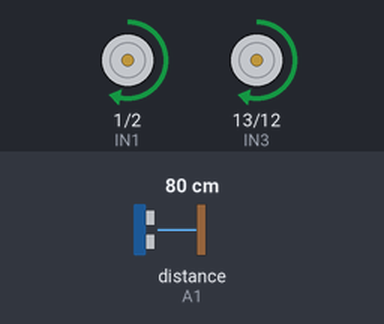
Simulated run of this sketch. Board: Arduino Uno, built with avr-gcc and run on an emulated ATmega328P. On the bench: motor-driver pin pairs drawn as motors (green arrow = first pin HIGH = forward, orange = second pin HIGH = backward, longer = more drive, scaled by the enable pin). Wiring (inferred from the names in the program): ultrasonic range finder: trigger A2; echo A1. Inputs (shaded band) come from the test bench; at power-on: distance to the obstacle (sensor on A1) 80 cm. The echo pulse lasts 58.3 µs per cm.

Above: at 1.2 s.
1.3 s: distance to the obstacle (sensor on A1) set to 23 cm
2.8 s: distance to the obstacle (sensor on A1) set to 19 cm
At 4.0 s:
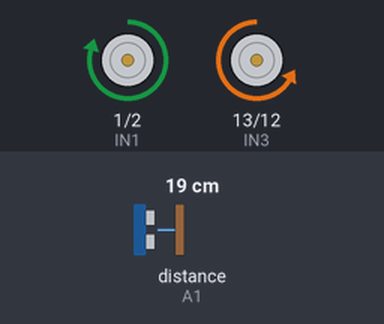
4.3 s: distance to the obstacle (sensor on A1) set to 35 cm
At 5.3 s:
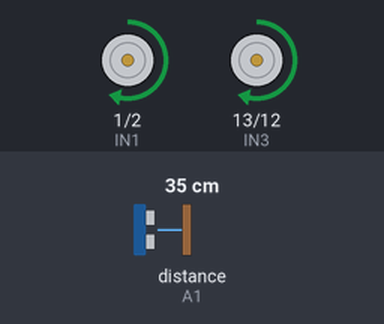
5.8 s: distance to the obstacle (sensor on A1) set to 2 cm
At 6.4 s:
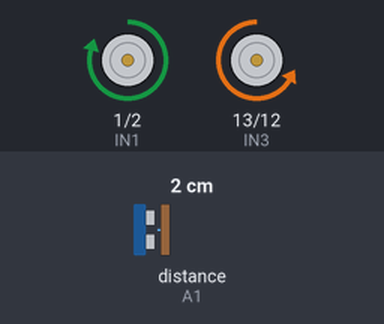
Timing chart, 0 to 8.3 s (numbered marks = the images above; inputs shaded):
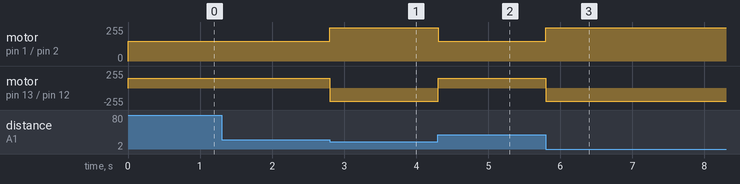

The sketch:

Obstacle_Detection.ino
```cpp
#include <LiquidCrystal.h>
#include <Wire.h>

LiquidCrystal lcd(8,9,4,5,6,7);

int ENA = 3;
int IN1 = 1;
int IN2 = 2;
int IN3 = 13;
int IN4 = 12;
int ENB = 11;

int prevLeft = HIGH;
int prevRight = HIGH;

int echoPin = A1;
int trigPin = A2;

float duration, distance;


void setup() {
pinMode(ENA, OUTPUT);
pinMode(IN1, OUTPUT);
pinMode(IN2, OUTPUT);
pinMode(IN3, OUTPUT);
pinMode(IN4, OUTPUT);
pinMode(ENB, OUTPUT);

pinMode(echoPin, INPUT);
pinMode(trigPin, OUTPUT);

}

void loop() {
int echo = digitalRead(echoPin);
int trig = digitalRead(trigPin);

digitalWrite(trigPin, LOW);
delayMicroseconds(2);
digitalWrite(trigPin, HIGH);
delayMicroseconds(10);
digitalWrite(trigPin, LOW);

duration = pulseIn(echoPin,HIGH);
distance = (0.034*duration)/2;

if (distance <= 20) {
  turnleft();
}
else {
  forward();
}
}

void forward() {
digitalWrite(IN1, HIGH);
digitalWrite(IN2, LOW);
digitalWrite(IN3, HIGH);
digitalWrite(IN4, LOW);
analogWrite(ENA, 150);
analogWrite(ENB, 150);
}

void reverse() {
digitalWrite(IN1, LOW);
digitalWrite(IN2, HIGH);
digitalWrite(IN3, LOW);
digitalWrite(IN4, HIGH);
analogWrite(ENA, 200);
analogWrite(ENB, 200);
}

void stop() {
analogWrite(ENA, 0);
analogWrite(ENB, 0);
digitalWrite(IN1, LOW);
digitalWrite(IN2, LOW);
digitalWrite(IN3, LOW);
digitalWrite(IN4, LOW);
}

void turnright() {
digitalWrite(IN1, LOW);
digitalWrite(IN2, HIGH);
digitalWrite(IN3, HIGH);
digitalWrite(IN4, LOW);
analogWrite(ENA, 200);
analogWrite(ENB, 250);
}

void turnleft() {
digitalWrite(IN1, HIGH);
digitalWrite(IN2, LOW);
digitalWrite(IN3, LOW);
digitalWrite(IN4, HIGH);
analogWrite(ENA, 250);
analogWrite(ENB, 200);
}
```

Measured:
- the behaviour switches between 21 and 20 cm on distance to the obstacle (sensor on A1) (found by bisection; images 0 and 1)
- after the input at 1.3 s, every drawn part: stays the same
- after the input at 2.8 s, motor on pin 1 (IN1) / pin 2 (IN2): forward 150/255 → forward 250/255 at once; motor on pin 13 (IN3) / pin 12 (IN4): forward 150/255 → backward 200/255 at once
- after the input at 4.3 s, motor on pin 1 (IN1) / pin 2 (IN2): forward 250/255 → forward 150/255 at once; motor on pin 13 (IN3) / pin 12 (IN4): backward 200/255 → forward 150/255 at once
- after the input at 5.8 s, motor on pin 1 (IN1) / pin 2 (IN2): forward 150/255 → forward 250/255 at once; motor on pin 13 (IN3) / pin 12 (IN4): forward 150/255 → backward 200/255 at once
